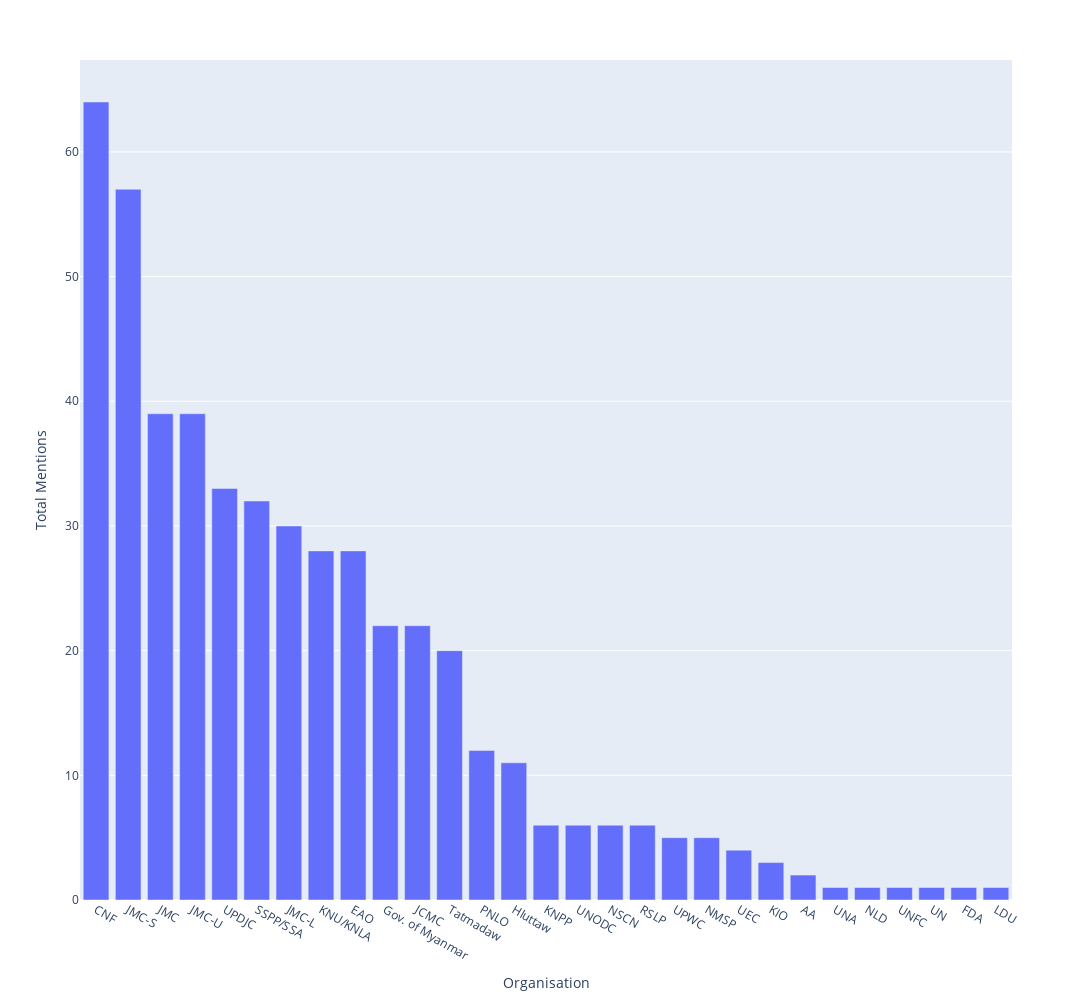

Here is the notebook cell this chart was saved with:
### Markdown cell above
Bar chart of total mentions of organisations, over all of the peace agreements:

### Code cell
fig4 = px.bar(total_mentions, x='Organisation', y='Total Mentions')
fig4.update_layout(
    autosize=False,
    width=1500,
    height=1000,)
fig4.show()

### Figure 1 — Plotly figure (JSON) as saved in the notebook; plotly's stock layout.template omitted (floating-point values rounded to 4 significant figures)
{"data": [{"alignmentgroup": "True", "hovertemplate": "Organisation=%{x}<br>Total Mentions=%{y}<extra></extra>", "legendgroup": "", "marker": {"color": "#636efa", "pattern": {"shape": ""}}, "name": "", "offsetgroup": "", "orientation": "v", "showlegend": false, "textposition": "auto", "type": "bar", "x": ["CNF", "JMC-S", "JMC", "JMC-U", "UPDJC", "SSPP/SSA", "JMC-L", "KNU/KNLA", "EAO", "Gov. of Myanmar", "JCMC", "Tatmadaw", "PNLO", "Hluttaw", "KNPP", "UNODC", "NSCN", "RSLP", "UPWC", "NMSP", "UEC", "KIO", "AA", "UNA", "NLD", "UNFC", "UN", "FDA", "LDU"], "xaxis": "x", "y": [64, 57, 39, 39, 33, 32, 30, 28, 28, 22, 22, 20, 12, 11, 6, 6, 6, 6, 5, 5, 4, 3, 2, 1, 1, 1, 1, 1, 1], "yaxis": "y"}], "layout": {"autosize": false, "barmode": "relative", "height": 1000, "legend": {"tracegroupgap": 0}, "margin": {"t": 60}, "width": 1500, "xaxis": {"anchor": "y", "autorange": true, "domain": [0, 1], "range": [-0.5, 28.5], "title": {"text": "Organisation"}, "type": "category"}, "yaxis": {"anchor": "x", "autorange": true, "domain": [0, 1], "range": [0, 67.37], "title": {"text": "Total Mentions"}, "type": "linear"}}}
